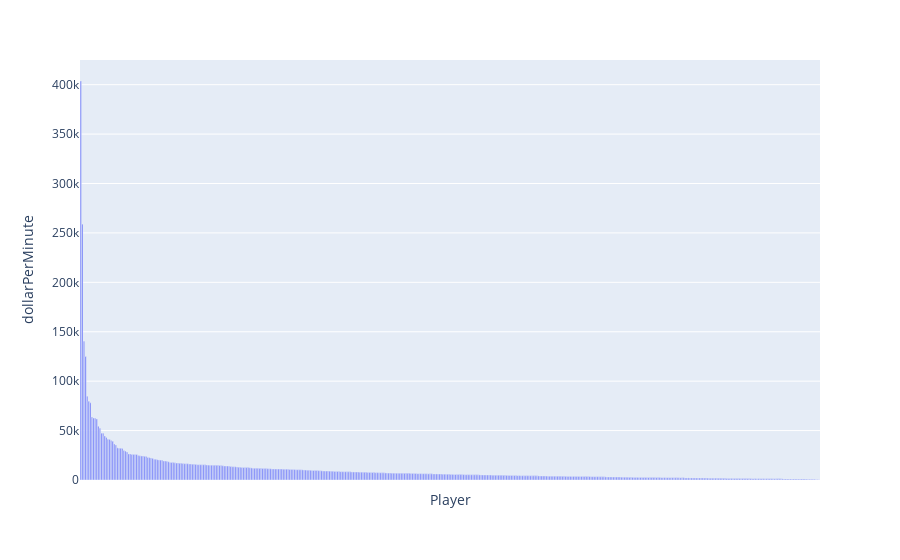

The notebook cell this image was saved under:
### Code cell
fig = px.bar(minMost, y='dollarPerMinute')
fig.update_xaxes(showticklabels=False)
fig.show()

### Figure 1 — Plotly figure (JSON) as saved in the notebook; plotly's stock layout.template omitted (floating-point values rounded to 4 significant figures; data arrays with more than 128 entries replaced by an {"elided": "..."} marker saying what was removed)
{"data": [{"alignmentgroup": "True", "hovertemplate": "Player=%{x}<br>dollarPerMinute=%{y}<extra></extra>", "legendgroup": "", "marker": {"color": "#636efa", "pattern": {"shape": ""}}, "name": "", "offsetgroup": "", "orientation": "v", "showlegend": false, "textposition": "auto", "type": "bar", "x": {"elided": "464 str values"}, "xaxis": "x", "y": {"elided": "464 int values"}, "yaxis": "y"}], "layout": {"barmode": "relative", "legend": {"tracegroupgap": 0}, "margin": {"t": 60}, "xaxis": {"anchor": "y", "domain": [0, 1], "showticklabels": false, "title": {"text": "Player"}}, "yaxis": {"anchor": "x", "domain": [0, 1], "title": {"text": "dollarPerMinute"}}}}
